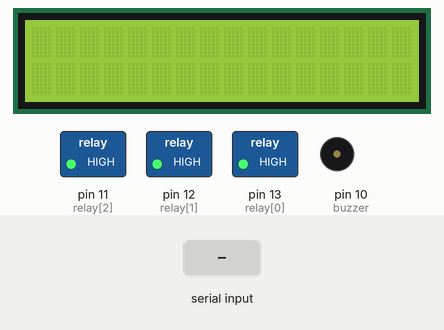
This sketch was run on a simulated Arduino Uno, built with avr-gcc and run on an emulated ATmega328P. On the bench: 16×2 character LCD, switched loads named in the sketch (green lamp = pin HIGH), buzzer (waves = sounding). Inputs (shaded band) come from the test bench. Pins used as bus, display or sensor lines are not drawn.

Above: at 1.2 s.
1.3 s: "1" received over Serial
At 2.4 s:
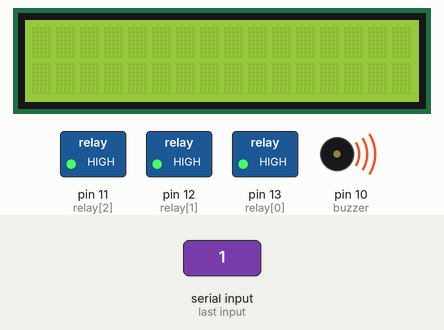
Timing chart, 0 to 10.3 s (numbered marks = the images above; inputs shaded):
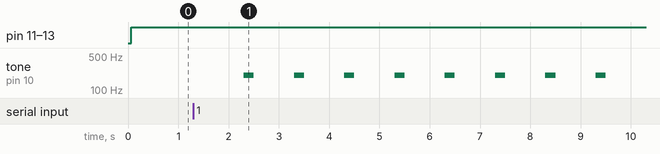

The sketch:

ES-CIA_Final_Project.ino
```cpp
#include <Wire.h>
#include <LiquidCrystal_I2C.h>
LiquidCrystal_I2C lcd(0x27,16,2);


int ch = 4;
int IRSensor = 2;
int relay[] = {13, 12, 11};
const int buzzer = 10;
int person_state =0;
char  cabinet_number = 0;

void setup()
{
pinMode(buzzer, OUTPUT);
pinMode (IRSensor, INPUT);
for(int i=0; i<ch; i++)
{
pinMode(relay[i], OUTPUT);
}
lcd.init();                 //Init the LCD
lcd.backlight();            //Activate backlight
lcd.home();
Serial.begin(9600);
for(int i=0; i<ch; i++){
digitalWrite(relay[i], LOW);
}
digitalWrite(IRSensor, LOW);
}
void loop()
{
 if (Serial.available() > 0)
{
cabinet_number = Serial.read();
}
 while(cabinet_number > 0)
{
 sense_person();
 }
for(int i=0; i<ch; i++){
digitalWrite(relay[i], HIGH);
}
person_state = 0;
}
void sense_person()
{
int status_IR = digitalRead (IRSensor);
if (status_IR == 0)
{
delay(50);
switch(cabinet_number)
{
case '1':
drawer_1();
break;
case '2':
drawer_2();
break;
case '3':
drawer_3();
break;
}
person_state = 1;
}
else if (status_IR == 1)
{
delay(1000);
if(person_state == 1)
{
cabinet_number =0;
}
else
{
tone(buzzer,200,200);
}
}
}
void reset_cabinet()
{
int status_IR = digitalRead (IRSensor);
 }

void drawer_1()
{
digitalWrite(relay[0], LOW);
lcd.setCursor(0,0);
lcd.print("Medicine box 1");
}
void drawer_2()
{
digitalWrite(relay[1], LOW);
lcd.setCursor(0,0);
lcd.print("Medicine box 2");
}

void drawer_3()
{
digitalWrite(relay[2], LOW);
lcd.setCursor(0,0);
lcd.print("Medicine box 3");
}
```

Measured:
- after the input at 1.3 s, tone on pin 10 (buzzer): alternates 200 Hz for 0.20 s and silent for 0.80 s, starting after 1.0 s
